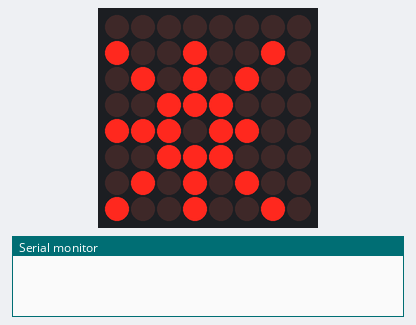
A sketch run on a simulated ESP32. On the bench: 8×8 LED matrix, the last lines printed to the serial monitor.

Above: at 0.15 s.
At 15.4 s:
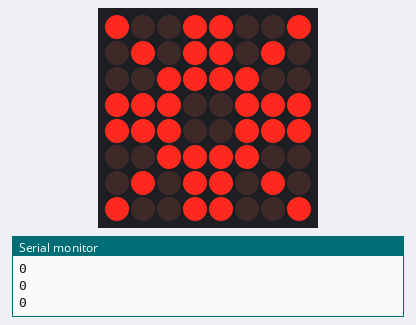

The sketch:

Practica_Sensor_MQ2.ino
```cpp
/*
 * Fundacion Kinal
 * Centro educativo tecnico laboral Kinal
 * Electronica
 * Grado: Quinto
 * Sección: A
 * Curso: Taller de electronica digital y reparación de computadoras I
 * Nombre: Javier Andre Gonzalez Barrera
 * Carnet: 2019474
 * Proyecto: Practica #5
*/

#include <LedControl.h>
#include <Ticker.h>

#define Din 4
#define CLK 2
#define CS 3
#define Sensor_Pin  14

void Lectura_De_Gas();
LedControl Matriz_De_Javier = LedControl(Din, CLK, CS, 1);
Ticker Sens_Gas(Lectura_De_Gas, 3000);

const int Matriz_Altitud = 8;
int Estado_Gas;
int Prop;


//Animaciones de la matriz LED
byte Anim_Fuego1[8] = {
B00011000,
B00111000,
B01111100,
B01111100,
B01111100,
B00111010,
B00010001,
B00010000
};


byte Anim_Fuego2[8] = {
B00110000,
B00111000,
B01111100,
B01111100,
B01111100,
B01011000,
B10001000,
B00001000
};


byte Anim_Copo_De_Nieve1 [8] = {
B01001001,
B00101010,
B00011100,
B01110111,
B00011100,
B00101010,
B01000001,
B00000000
};

byte Anim_Copo_De_Nieve2 [8] = {
B10011001,
B01011010,
B00111100,
B11100111,
B11100111,
B00111100,
B01011010,
B10011001
};

void setup() {

  Serial.begin(9600);
  Matriz_De_Javier.shutdown(0, false);
  Matriz_De_Javier.setIntensity(0, 15);
  Matriz_De_Javier.clearDisplay(0);
  pinMode(Sensor_Pin, INPUT);
  Sens_Gas.start();

}

void loop()

{

Sens_Gas.update();
  if (Prop > 30) {
    Alerta();
}
  else {

    for (int i = 0; i < Matriz_Altitud; i++) {
    Matriz_De_Javier.setColumn(0, i, Anim_Copo_De_Nieve1[i]);
    }
    delay(300);
    for (int i = 0; i < Matriz_Altitud; i++) {
    Matriz_De_Javier.setColumn(0, i, Anim_Copo_De_Nieve2[i]);
  }

  delay(1000);
}
}

void Lectura_De_Gas(){

  int suma = 0;
  for(int j = 0; j < 5; j++){
  Estado_Gas = map(analogRead(Lectura_De_Gas),0,1023,0,100);
  suma = suma + Estado_Gas;
  delay(100);
  }

  Prop = suma/5;
  Serial.println(Estado_Gas);
}

void Alerta() {

  Matriz_De_Javier.clearDisplay(0);
for(int t = t; t<5; t++){
  for (int i = Matriz_Altitud; i > 0; i--)
    Matriz_De_Javier.setColumn(0, i, Anim_Fuego1[i]);

  }
  delay(500);

  for (int i = Matriz_Altitud; i > 0; i--) {
    Matriz_De_Javier.setColumn(0, i, Anim_Fuego2[i]);

  }
  delay(500);
}
```

Measured:
- what the display in image 1 shows lasts 1.5 s, from 15.4 s to 16.9 s
